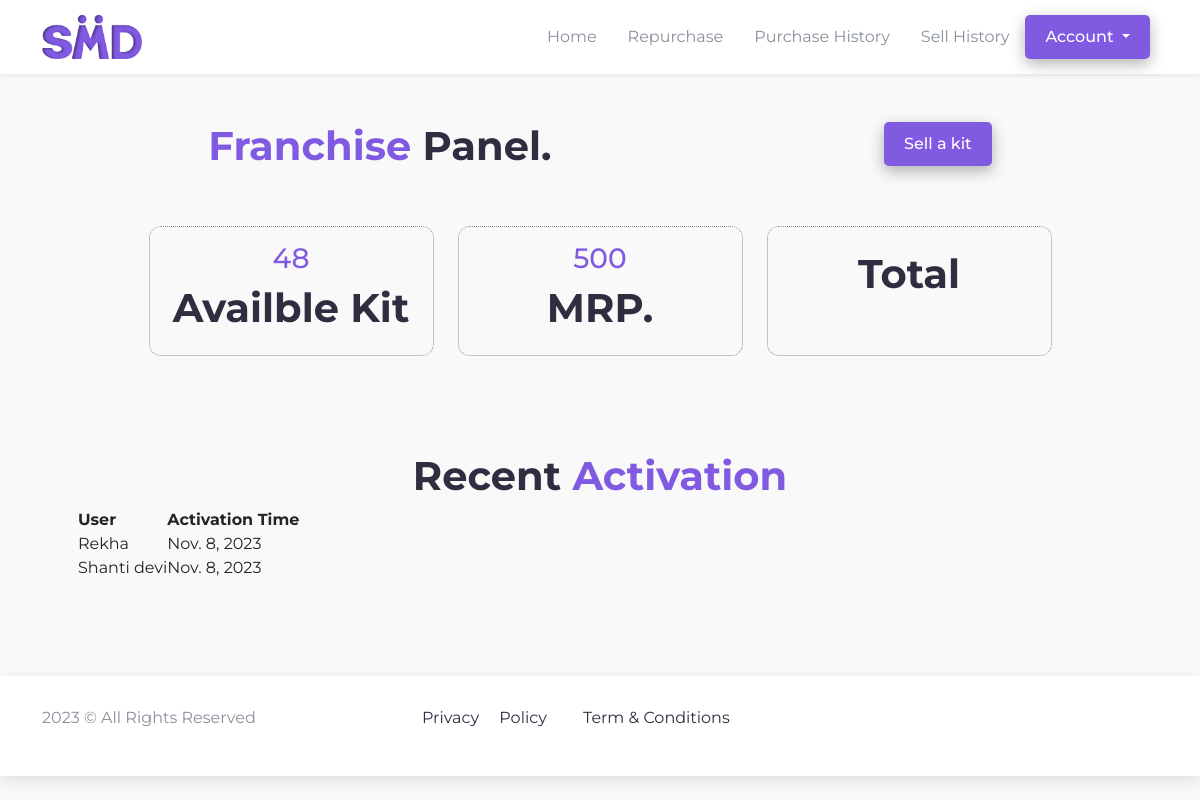
Page /franchise/ (signed in) on the committed database.
### franchise/models.py (models this page shows, shortened)
class Franchise(models.Model):
    id = models.AutoField(primary_key=True)
    user  = models.ForeignKey(User, on_delete=models.SET_NULL, null=True, blank=True)
    name = models.CharField(max_length=250)
    phone = models.CharField(max_length=250)
    address = models.TextField()
    gstin = models.CharField(max_length=250)
    available_kits = models.PositiveIntegerField(null=True, blank=True, default=0)

class activationHistory(models.Model):
    id = models.AutoField(primary_key=True)
    supplier = models.ForeignKey(Franchise, on_delete=models.CASCADE)
    user = models.ForeignKey(Accociate, on_delete=models.CASCADE)
    activation_time = models.DateField(auto_now=True)

### agents/models.py (models this page shows, shortened)
class Accociate(models.Model):
    user = models.OneToOneField(User, on_delete=models.CASCADE)
    name = models.CharField(max_length=200)
    email = models.CharField(max_length=150)
    phone = models.CharField(max_length=12, blank=True, null=True)
    profile_picture = models.FileField(upload_to="profile/", null=True, blank=True)
    aadhar = models.CharField(max_length=50, null=True, blank=True)
    aadhar_img = models.FileField(upload_to="aadhar/", null=True, blank=True)
    pan = models.CharField(max_length=150, null=True, blank=True)
    nominee = models.CharField(max_length=150, default="Nominee Name")
    account_number = models.CharField(max_length=150, null=True, blank=True)
    bank_name = models.CharField(max_length=150, default="Enter your bank Name..")
    bank_ifsc = models.CharField(max_length=150, default="")
    branch_name = models.CharField(max_length=200, default="Branch Name..")
    dob = models.DateField()
    address = models.TextField(default="Enter Your Address...")
    created_at = models.DateTimeField(auto_now_add=True)
    updated_at = models.DateTimeField(auto_now=True)
    sponsor = models.ForeignKey('self', on_delete=models.SET_NULL, null=True, blank=True, related_name='referrals')
    level = models.CharField(max_length=150, choices=level, null=True, blank=True)
    parent = models.ForeignKey('self', on_delete=models.SET_NULL, null=True, blank=True, related_name='pareint')
    leg = models.CharField(max_length=200, choices=legs, blank=True, null=True)
    is_active = models.BooleanField(default=False)
    def __str__(self):
        return self.name

### franchise/views.py (the view)
# urls.py: path("", views.franchisePage, name="franchise"),
@login_required
def franchisePage(request):
    user = User.objects.get(username=request.user)
    kit = Franchise.objects.get(user=user)
    recent_activations = activationHistory.objects.filter(supplier=kit)
    context = {
        "kit":kit,
        "recent_activations":recent_activations
    }
    return render(request, "franchise/pages/franchise.html", context)

### template/franchise/pages/franchise.html (shortened to what this page needs)
{% extends "../base.html" %}
{% block css %}
<link
  rel="stylesheet"
  href="https://cdn.datatables.net/1.13.6/css/jquery.dataTables.css"
/>
<link
  rel="stylesheet"
  href="https://cdn.datatables.net/responsive/2.5.0/css/responsive.bootstrap5.min.css"
/>
{% endblock css %}
{% block content %}
<section id="profile">
    <div class="container my-5">
        <div class="d-flex justify-content-around mb-5">
            <div>
                <h1><span>Franchise</span> Panel.</h1>
            </div>
            <div>
                <button class="primary-button" data-bs-toggle="modal" data-bs-target="#exampleModal">Sell a kit</button>
            </div>
        </div>
        <div class="row gap-4 justify-content-center">
            <div class="col-md-3 text-center">
                <h3><span id="kit">{{kit.available_kits}}</span></h3>
                <h1>Availble Kit</h1>
            </div>
            <div class="col-md-3 text-center">
                <h3><span id="mrp">500</span></h3>
                <h1>MRP.</h1>
            </div>
            <div class="col-md-3 text-center">
                <h1>Total</h1>
            </div>
        </div>
    </div>
    <div class="container my-5 p-5">
      <h1 class="text-center">Recent <span>Activation</span></h1>
      <table id="myTable" class="display">
        <thead>
          <tr>
            <th>User</th>
            <th>Activation Time</th>
          </tr>
        </thead>
        <tbody>
          {% for data in recent_activations %}
             <tr>
              <td>{{ data.user }}</td>
              <td>{{ data.activation_time}}</td>
             </tr>
          {% endfor %}
        </tbody>
      </table>
    </div>
</section>
{% endblock content %}

### static/client/css/style.css (style rules this page uses)
* { margin: 0; padding: 0; list-style-type: none; text-decoration: none !important; box-sizing: border-box; font-family: 'Montserrat', sans-serif; }
:root { --blue1: #6F83FF; --blue: #815AE2; --pink: #FF8BB9; --black: #2F2E41; --bg: #F9F1FE; --white: #FFFFFF; --grey: #89909a; --success-bg: #E6F9F1; --success: #18C57E; --bg2: #f9f9f9; }
html, body { height: 100%; width: 100%; background-color: var(--bg2); }
.primary-button { padding: 10px 20px; border: none; border-radius: 5px; background-color: var(--blue); color: var(--white); font-weight: 500; box-shadow: 0px 5px 15px rgba(0, 0, 0, .3); }
h1 { font-weight: 55px !important; font-weight: 700; color: var(--black); }
span { color: var(--blue); }
#profile .col-md-3 { border: 1px dotted var(--grey); padding: 15px 10px; border-radius: 12px; }

### rows in the picture
Franchise: available_kits "48"
activationHistory: user "Rekha", activation_time "Nov. 8, 2023"
activationHistory: user "Shanti devi", activation_time "Nov. 8, 2023"
